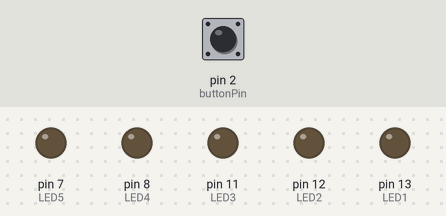
A sketch run on a simulated Arduino Uno, built with avr-gcc and run on an emulated ATmega328P. Shown: output pins drawn as LEDs (lit = HIGH). The test bench sets the inputs (shaded band); at power-on: pin 2 (buttonPin) LOW. Random numbers use the default seed unless the sketch sets one.

Above: at 1.2 s.
1.3 s: pin 2 (buttonPin) pulled HIGH for 0.15 s
At 2.1 s:
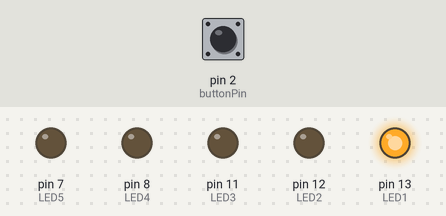
At 2.9 s:
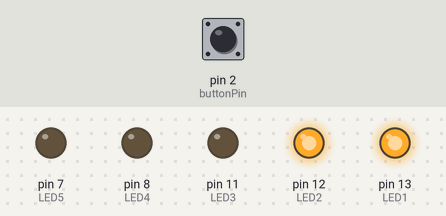
4.4 s: pin 2 (buttonPin) pulled HIGH for 3.2 s
At 10.3 s:
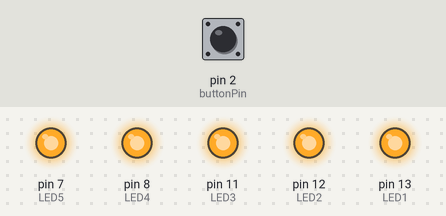
10.6 s: pin 2 (buttonPin) pulled HIGH for 1 s
Timing chart, 0 to 18.3 s (numbered marks = the images above; inputs shaded):
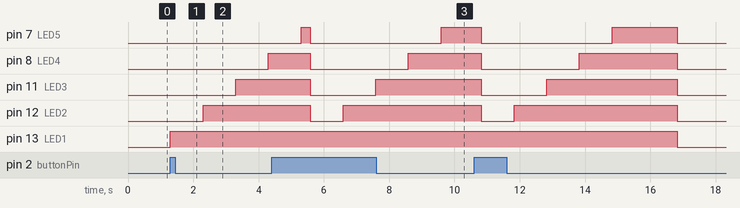

The sketch:

race_start_light_sequencer.ino
```cpp
#include <stdio.h>
#include <stdlib.h>
#define MIN 200
#define MAX 3000

int LED1 = 13;
int LED2 = 12;
int LED3 = 11;
int LED4 = 8;
int LED5 = 7;

int buttonPin = 2;
int buttonState = 0;

int n, min = MIN, max = MAX;

void setup() {
  pinMode (LED1, OUTPUT);
  pinMode (LED2, OUTPUT);
  pinMode (LED3, OUTPUT);
  pinMode (LED4, OUTPUT);
  pinMode (LED5, OUTPUT);
  pinMode (buttonPin, INPUT);
}

void loop() {

  n = rand() % (max - min + 1) + min;
  buttonState = digitalRead(buttonPin);

  if (buttonState == HIGH) {
    digitalWrite(LED1, HIGH);
    delay(1000);
    digitalWrite(LED2, HIGH);
    delay(1000);
    digitalWrite(LED3, HIGH);
    delay(1000);
    digitalWrite(LED4, HIGH);
    delay(1000);
    digitalWrite(LED5, HIGH);

    delay(n);
    digitalWrite(LED1, LOW);
    digitalWrite(LED2, LOW);
    digitalWrite(LED3, LOW);
    digitalWrite(LED4, LOW);
    digitalWrite(LED5, LOW);

  } else {
    digitalWrite(LED1, LOW);
    digitalWrite(LED2, LOW);
    digitalWrite(LED3, LOW);
    digitalWrite(LED4, LOW);
    digitalWrite(LED5, LOW);
  }
}
```

Measured:
- after the input at 1.3 s, pin 8 (LED4): LOW → HIGH after 3.0 s; pin 11 (LED3): LOW → HIGH after 2.0 s; pin 12 (LED2): LOW → HIGH after 1.0 s; pin 13 (LED1): LOW → HIGH at once
